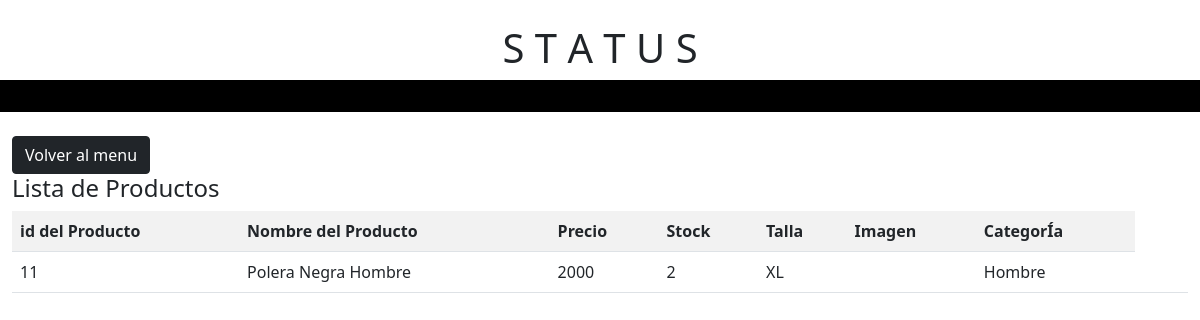
The page /lista/ on the database as committed earlier.
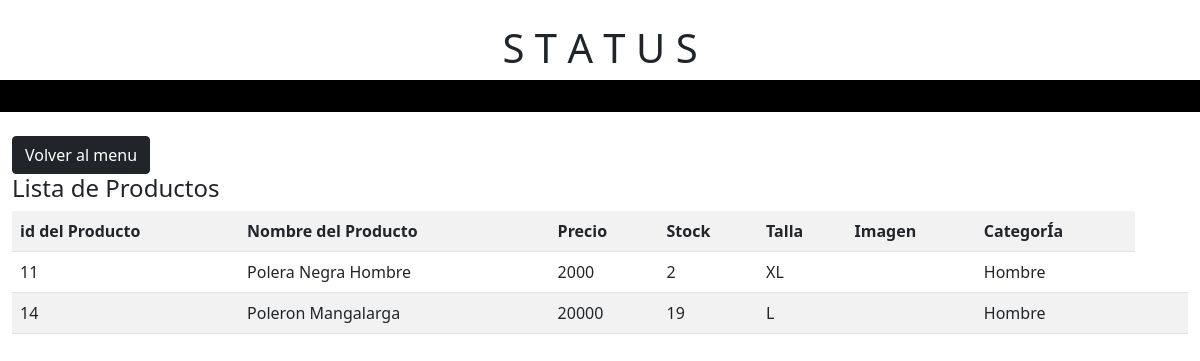
The same page on the database as committed later.
### tienda/models.py (models this page shows, shortened)
class Producto(models.Model):
   id_Producto = models.BigAutoField(auto_created=True, primary_key=True, serialize=False, verbose_name='ID del producto')
   nombreProducto = models.CharField(max_length=50, verbose_name='Nombre del Producto')
   precio = models.IntegerField(verbose_name='Precio')
   stock = models.IntegerField(null=True,verbose_name='Stock')
   talla = models.CharField(max_length=4, null=True,verbose_name='Talla')
   imgProducto = models.ImageField(null=True, blank=True, upload_to="media/producto", default=default_image)
   catalogo = models.ForeignKey(Catalogo, on_delete=models.CASCADE,verbose_name='Nombre de la categoria')

class Catalogo(models.Model):
   id_Catalogo = models.BigAutoField(auto_created=True, primary_key=True, serialize=False, verbose_name='ID del catalogo')
   nombreCatalogo = models.CharField(max_length=50,verbose_name='Nombre de la categoria')
   imgCatalogo = models.ImageField(null=True, blank=True, upload_to="media/catalogo" ,default=default_image)
   def __str__(self):
      return self.nombreCatalogo

### tienda/views.py (the view)
# urls.py: path('lista/',listado,name="lista"),
def listado(request):
    listaproducto = Producto.objects.all()
    datos = {
        'producto':listaproducto
    }
    return render(request,'tienda/listaproductos.html',datos)

### tienda/templates/tienda/listaproductos.html (shortened to what this page needs)
{% load static %}
<!DOCTYPE html>
<html lang="es">
<head>
    <link type="text/css" rel="stylesheet" href="{% static 'tienda/css/style_modificar.css' %}">
    <link href="https://cdn.jsdelivr.net/npm/bootstrap@5.0.0-beta3/dist/css/bootstrap.min.css" rel="stylesheet">
</head>
<body>
    <header class="row cabeza mt-4">
        <h1>S T A T U S</h1>
    </header>
    <section class="row division mb-4">
        <p></p>
    </section>
    <div class="tabla container-fluid">
        <a href="{% url 'menu' %}" class="btn btn-dark">Volver al menu</a>
        <h4>Lista de Productos</h4>
        <table class="table table-striped">
            <tr>
                <th>id del Producto</th>
                <th>Nombre del Producto</th>
                <th>Precio</th>
                <th>Stock</th>
                <th>Talla</th>
                <th>Imagen</th>
                <th>CategorÍa</th>
            </tr>
            {% for pro in producto %}
            <tr>
                <td>{{pro.id_Producto}}</td>
                <td>{{pro.nombreProducto}}</td>
                <td>{{pro.precio}}</td>
                <td>{{pro.stock}}</td>
                <td>{{pro.talla}}</td>
                <td>{{pro.imagen}}</td>
                <td>{{pro.catalogo}}</td>
                <td>
                </td>
                <td>
                </td>
            </tr>
            {% endfor %}
        </table>
    </div>
</body>
</html>

### tienda/static/tienda/css/style_modificar.css (style rules this page uses)
body { margin: 0; padding: 0; background-color: #000000; color: #fff; font-family: fantasy; }
.cabeza { background-color: #ffffff; text-align: center; margin-top: 2em; }
.division { background-color: #000000; color: #000000; height: 2em; width: auto; }

Rows that differ between the two databases and show on the page:
added Producto: id_Producto "14", nombreProducto "Poleron Mangalarga", precio "20000", stock "19", talla "L", catalogo "Hombre"
